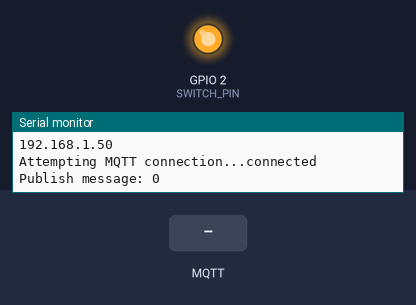
Simulated run of this program. Board: ESP8266 (NodeMCU). On the bench: output pins drawn as LEDs (lit = HIGH), the last lines printed to the serial monitor. The test bench sets the inputs (shaded band). WiFi joins after 1.5 s; servers stay silent unless stated; random numbers use the default seed unless the program sets one; no MQTT or app messages arrive unless stated.

Above: at 2.7 s.
2.8 s: MQTT message "1" arrives on the first subscribed topic
At 3.8 s:
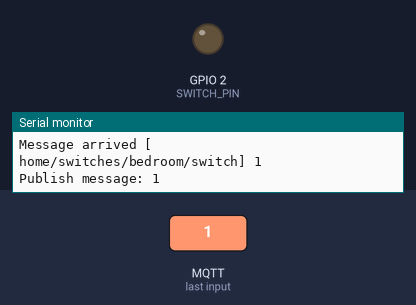
4.3 s: MQTT message "0" arrives on the first subscribed topic
At 4.9 s:
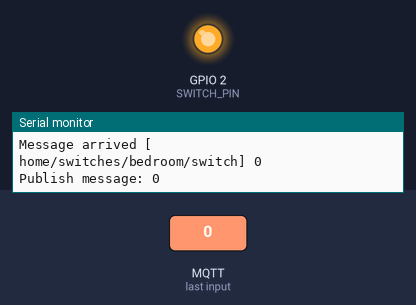
5.8 s: MQTT message "2" arrives on the first subscribed topic
At 7.2 s:
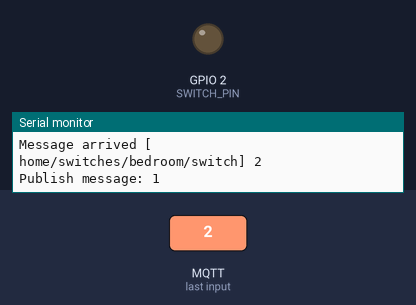
Timing chart, 0 to 8.8 s (numbered marks = the images above; inputs shaded):
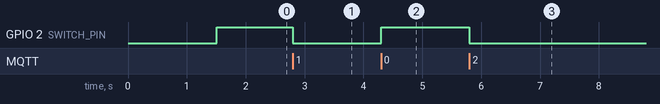

Measured:
- after the input at 2.8 s, GPIO 2 (SWITCH_PIN): HIGH → LOW at once
- after the input at 4.3 s, GPIO 2 (SWITCH_PIN): LOW → HIGH at once
- after the input at 5.8 s, GPIO 2 (SWITCH_PIN): HIGH → LOW at once

The program:

main.cpp
```cpp
#include <ESP8266WiFi.h> //https://github.com/esp8266/Arduino
#include <PubSubClient.h>

#define XSTR(x) #x
#define STR(x) XSTR(x)

const char *ssid = STR(SSID);
const char *password = STR(PASS);
const char *mqttServer = STR(MQTT_SERVER);

int SWITCH_PIN = LED_BUILTIN;

WiFiClient espClient;
PubSubClient client(espClient);
long timeLastMsg = 0;
char msg[50];
int value = 0;

// Topics
// Publishments
const char *pub = "home/switches/bedroom/status";

// Subscriptions
const char *sub = "home/switches/bedroom/switch";

void heartBeat();

void setupWifi()
{
  delay(5);
  Serial.print("Connecting to ");
  Serial.println(ssid);
  WiFi.begin(ssid, password);
  while (WiFi.status() != WL_CONNECTED)
  {
    delay(500);
    Serial.print(".");
  }
  Serial.println("");
  Serial.println("WiFi connected.");
  Serial.println("IP address: ");
  Serial.println(WiFi.localIP());
}

void toggleSwitch()
{
  if (digitalRead(SWITCH_PIN) == HIGH)
  {
    digitalWrite(SWITCH_PIN, LOW);
  }
  else
  {
    digitalWrite(SWITCH_PIN, HIGH);
  }
  heartBeat();
}

void handleMqtt(char *topic, byte *payload, unsigned int length)
{
  Serial.println("Message arrived [");
  Serial.print(topic);
  Serial.print("] ");
  for (unsigned int i = 0; i < length; i++)
  {
    Serial.print((char)payload[i]);
  }
  Serial.println();

  if (strcmp(topic, sub) == 0)
  {
    toggleSwitch();
  }
}

void heartBeat()
{
  int currentState = digitalRead(SWITCH_PIN);
  snprintf(msg, 50, "%c", currentState == LOW ? '1' : '0');
  Serial.print("Publish message: ");
  Serial.println(msg);
  client.publish(pub, msg);
}

void setup()
{
  setupWifi();
  Serial.begin(115200);
  pinMode(SWITCH_PIN, OUTPUT);
  digitalWrite(SWITCH_PIN, HIGH);
  client.setServer(mqttServer, 1883);
  client.setCallback(handleMqtt);
}

void reconnect()
{
  // Loop until we're reconnected
  while (!client.connected())
  {
    Serial.print("Attempting MQTT connection...");
    // Create a random client ID
    String clientId = "ESP8266Client-";
    clientId += String(random(0xffff), HEX);
    // Attempt to connect
    if (client.connect(clientId.c_str()))
    {
      Serial.println("connected");
      // Once connected, publish an announcement...
      heartBeat();
      // ... and resubscribe
      client.subscribe(sub);
    }
    else
    {
      Serial.print("failed, rc=");
      Serial.print(client.state());
      Serial.println(" try again in 5 seconds");
      // Wait 5 seconds before retrying
      delay(5000);
    }
  }
}

// the loop function runs over and over again forever
void loop()
{
  if (!client.connected())
  {
    reconnect();
  }
  client.loop();

  long currentTime = millis();
  if (currentTime - timeLastMsg > 60000)
  {
    timeLastMsg = currentTime;
    heartBeat();
  }
}
```
